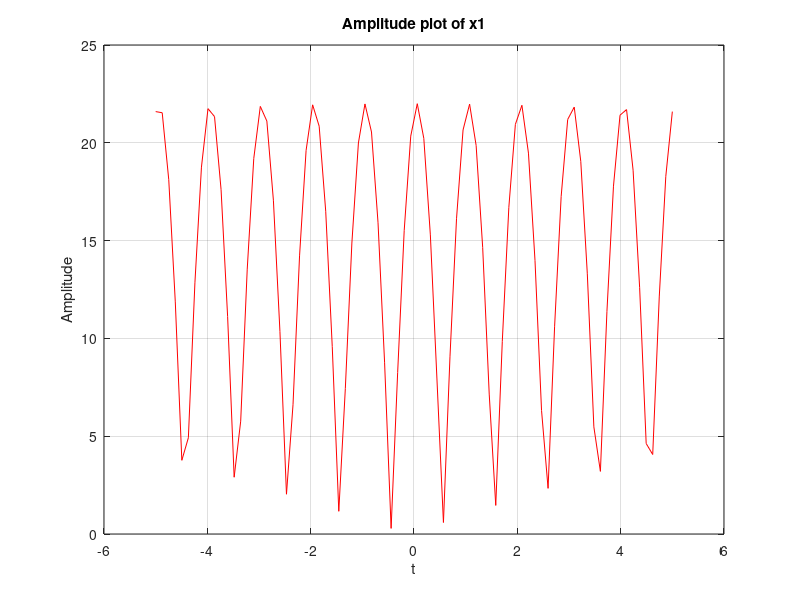
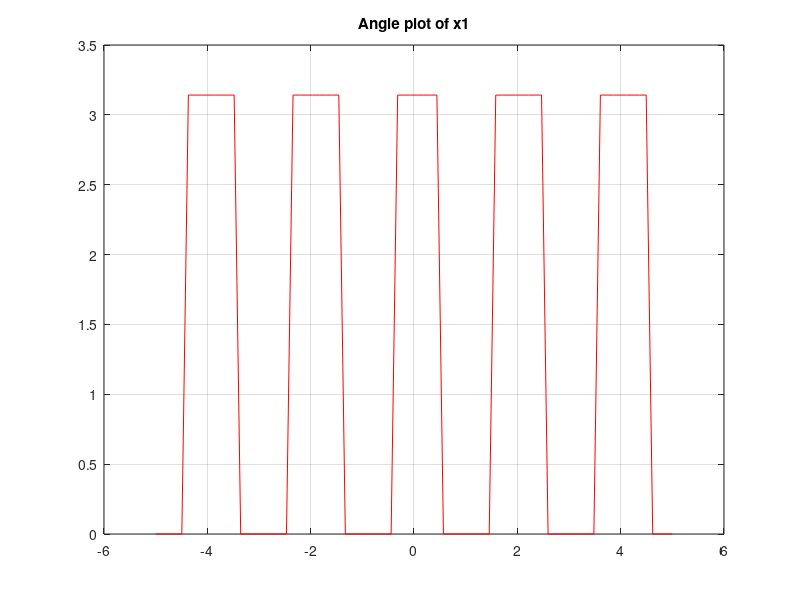
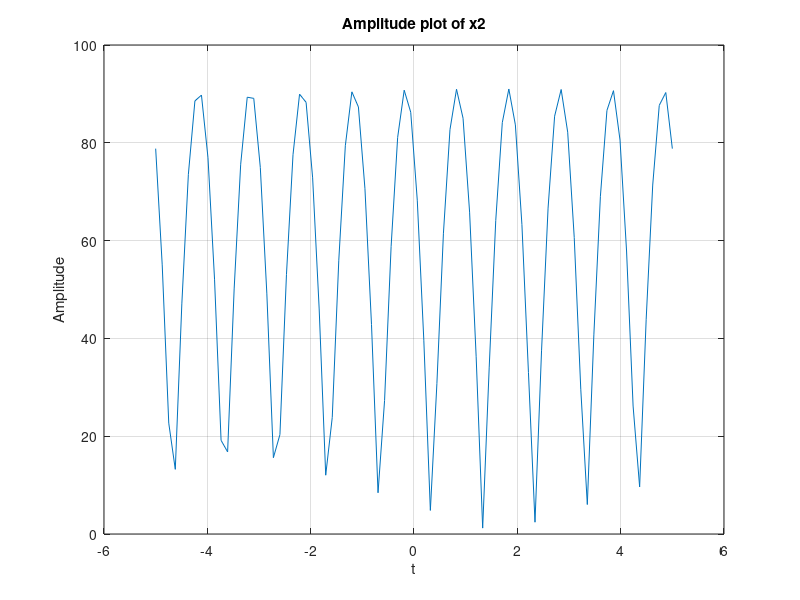
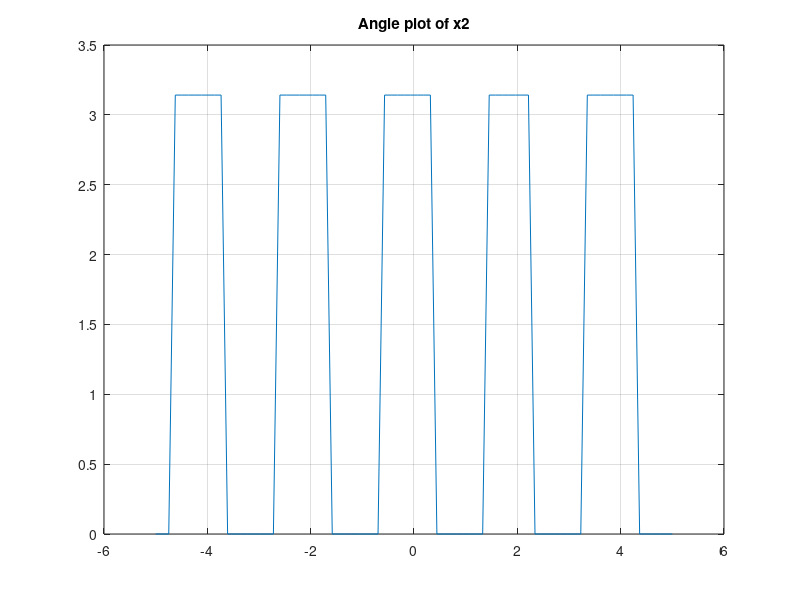

Here is the MATLAB script that generated these plots, in order:
% ID = 22-47019-1 AB = 22, GH = 91, CDEF = 4701, DG = 79
t = linspace(-5, 5,80); % 80 samples
CDEF = 4701;
A1 = 22; %AB
phase_degree1 = 79; %j1
phase_rad1 = deg2rad(phase_degree1); %j1 
x1 = A1*sin(2*pi*CDEF*t + phase_rad1);
figure;
plot(t, abs(x1), 'r')
title('Amplitude plot of x1')
ylabel('Amplitude')
xlabel('t')
grid on;

figure;
plot(t, angle(x1), 'r')
title('Angle plot of x1')
grid on

% ID = 22-47019-1 , AB = 22, GH = 91, CDEF = 4701
A2 = 91; %GH
phase_degree2 = 30;% j2
phase_rad2 = deg2rad(phase_degree2); %j2
x2 = A2*cos(2*pi*CDEF*t + phase_rad2); % Here phase_rad2 = j2
figure;
plot(t, abs(x2))
title('Amplitude plot of x2')
ylabel('Amplitude')
xlabel('t')
grid on


figure;
plot(t, angle(x2))
title('Angle plot of x2')
grid on

% Phase verification
x1_phase_at_0_deg = phase_degree1; % Phase of x1 at t = 0 in degrees
x2_phase_at_0_deg = phase_degree2; % Phase of x2 at t = 0 in degrees

disp(['Phase of x1(t) at t = 0: ', num2str(x1_phase_at_0_deg), ' degrees']);
disp(['Phase of x2(t) at t = 0: ', num2str(x2_phase_at_0_deg), ' degrees']);

% Maximum amplitude verification
x1_max_amplitude = max(abs(x1)); % Maximum amplitude of x1
x2_max_amplitude = max(abs(x2)); % Maximum amplitude of x2

disp(['Maximum amplitude of x1(t): ', num2str(x1_max_amplitude)]);
disp(['Maximum amplitude of x2(t): ', num2str(x2_max_amplitude)]);
